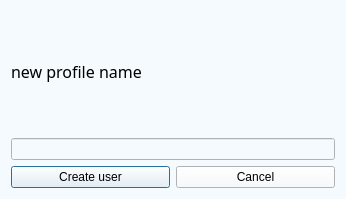
<?xml version="1.0" encoding="UTF-8"?>
<ui version="4.0">
 <class>Dialog_AddProfile</class>
 <widget class="QDialog" name="Dialog_AddProfile">
  <property name="geometry">
   <rect>
    <x>0</x>
    <y>0</y>
    <width>346</width>
    <height>199</height>
   </rect>
  </property>
  <property name="windowTitle">
   <string>Dialog</string>
  </property>
  <property name="styleSheet">
   <string notr="true">background-color: rgb(245, 250, 254);</string>
  </property>
  <layout class="QGridLayout" name="gridLayout">
   <item row="0" column="0">
    <widget class="QLabel" name="label_profile">
     <property name="font">
      <font>
       <family>PT Root UI Bold</family>
       <pointsize>12</pointsize>
      </font>
     </property>
     <property name="text">
      <string>new profile name</string>
     </property>
    </widget>
   </item>
   <item row="1" column="0">
    <widget class="LineEdit" name="LineEdit_profile">
     <property name="styleSheet">
      <string notr="true">LineEdit, TextEdit, PlainTextEdit {
    color: black;
    background-color: rgba(255, 255, 255, 0.7);
    border: 1px solid rgba(0, 0, 0, 13);
    border-bottom: 1px solid rgba(0, 0, 0, 100);
    border-radius: 5px;
    /* font: 14px &quot;Segoe UI&quot;, &quot;Microsoft YaHei&quot;; */
    padding: 0px 10px;
    selection-background-color: #00a7b3;
}

TextEdit,
PlainTextEdit {
    padding: 2px 3px 2px 8px;
}

LineEdit:hover, TextEdit:hover, PlainTextEdit:hover {
    background-color: rgba(249, 249, 249, 0.5);
    border: 1px solid rgba(0, 0, 0, 13);
    border-bottom: 1px solid rgba(0, 0, 0, 100);
}

LineEdit:focus {
    border-bottom: 1px solid rgba(0, 0, 0, 13);
    background-color: white;
}

TextEdit:focus,
PlainTextEdit:focus {
    border-bottom: 1px solid #009faa;
    background-color: white;
}

LineEdit:disabled, TextEdit:disabled,
PlainTextEdit:disabled {
    color: rgba(0, 0, 0, 150);
    background-color: rgba(249, 249, 249, 0.3);
    border: 1px solid rgba(0, 0, 0, 13);
    border-bottom: 1px solid rgba(0, 0, 0, 13);
}

#lineEditButton {
    border-radius: 4px;
    margin: 0;
}

#lineEditButton:hover {
    background-color: rgba(0, 0, 0, 9);
}

#lineEditButton:pressed {
    background-color: rgba(0, 0, 0, 6);
}
</string>
     </property>
    </widget>
   </item>
   <item row="4" column="0">
    <layout class="QHBoxLayout" name="horizontalLayout">
     <item>
      <widget class="FilledPushButton" name="PushButton_create">
       <property name="styleSheet">
        <string notr="true">OutlinedPushButtonBase,
OutlinedToolButtonBase {
    background-color: transparent;
    border: 1px solid transparent;
    padding: 6px 10px 6px 10px;
    color: black;
    outline: none;
}

OutlinedToolButtonBase {
    padding: 8px 9px 9px 8px;
}

OutlinedPushButtonBase:pressed {
    color: rgba(0, 0, 0, 0.63);
}

OutlinedPushButtonBase:disabled {
    color: rgba(0, 0, 0, 0.36);
}

OutlinedPushButtonBase[hasIcon=false] {
    padding: 6px 10px 6px 10px;
}

OutlinedPushButtonBase[hasIcon=true] {
    padding: 6px 10px 6px 26px;
}

OutlinedPushButtonBase:checked {
    color: white;
}

OutlinedPushButtonBase:checked:pressed {
    color: rgba(255, 255, 255, 0.63);
}

OutlinedPushButton:checked,
OutlinedPushButton:checked:pressed {
    color: #009faa;
}

Chip[isClosable=true][hasIcon=false] {
    padding: 5px 32px 5px 10px;
}

Chip[isClosable=true][hasIcon=true] {
    padding: 5px 32px 5px 33px;
}

Chip[isClosable=false][hasIcon=false] {
    padding: 5px 10px 5px 10px;
}

Chip[isClosable=false][hasIcon=true] {
    padding: 5px 10px 5px 33px;
}

FilledPushButton[hasIcon=false] {
    padding: 5px 12px 6px 12px;
}

FilledPushButton[hasIcon=true] {
    padding: 5px 12px 6px 36px;
}

FilledPushButton {
    color: white;
}

FilledToolButton {
    padding: 5px 9px 6px 8px;
}

FilledPushButton:pressed {
    color: rgba(255, 255, 255, 0.786);
}

FilledPushButton:disabled {
    color: rgba(255, 255, 255, 0.36);
}

TextPushButton {
    color: black;
    background: transparent;
    border-radius: 5px;
    padding: 5px 12px 6px 12px;
    outline: none;
    border: none;
}

TextPushButton[hasIcon=false] {
    padding: 5px 12px 6px 12px;
}

TextPushButton[hasIcon=true] {
    padding: 5px 12px 6px 36px;
}

TextPushButton[level=&quot;Error&quot;] {
    color: #cf1010;
}

TextPushButton[level=&quot;Warning&quot;] {
    color: #875101;
}

TextPushButton[level=&quot;Success&quot;] {
    color: #026f02;
}

TextPushButton[level=&quot;Attension&quot;] {
    color: #009faa;
}

TextPushButton:hover{
    background-color: rgba(0, 0, 0, 9);
    color: rgb(0, 0, 0);
}

TextPushButton:pressed {
    background-color: rgba(0, 0, 0, 6);
    color: rgba(0, 0, 0, 0.63);
}

TextPushButton:disabled {
    color: rgba(0, 0, 0, 0.36);
    background-color: transparent;
}

Tag[hasIcon=false] {
    padding: 5px 8px 5px 8px;
}

Tag[hasIcon=true] {
    padding: 5px 8px 5px 31px;
}

RoundPushButton[hasIcon=false] {
    padding: 7px 24px 7px 24px;
}

RoundPushButton[hasIcon=true] {
    padding: 7px 16px 7px 33px;
}</string>
       </property>
       <property name="text">
        <string>Create user</string>
       </property>
      </widget>
     </item>
     <item>
      <widget class="PushButton" name="PushButton_cancel">
       <property name="text">
        <string>Cancel</string>
       </property>
      </widget>
     </item>
    </layout>
   </item>
  </layout>
 </widget>
 <customwidgets>
  <customwidget>
   <class>PushButton</class>
   <extends>QPushButton</extends>
   <header>qfluentwidgets</header>
  </customwidget>
  <customwidget>
   <class>FilledPushButton</class>
   <extends>PushButton</extends>
   <header>qfluentwidgetspro</header>
  </customwidget>
  <customwidget>
   <class>LineEdit</class>
   <extends>QLineEdit</extends>
   <header>qfluentwidgets</header>
  </customwidget>
 </customwidgets>
 <resources/>
 <connections>
  <connection>
   <sender>PushButton_cancel</sender>
   <signal>clicked()</signal>
   <receiver>Dialog_AddProfile</receiver>
   <slot>close()</slot>
   <hints>
    <hint type="sourcelabel">
     <x>233</x>
     <y>153</y>
    </hint>
    <hint type="destinationlabel">
     <x>262</x>
     <y>187</y>
    </hint>
   </hints>
  </connection>
 </connections>
</ui>
